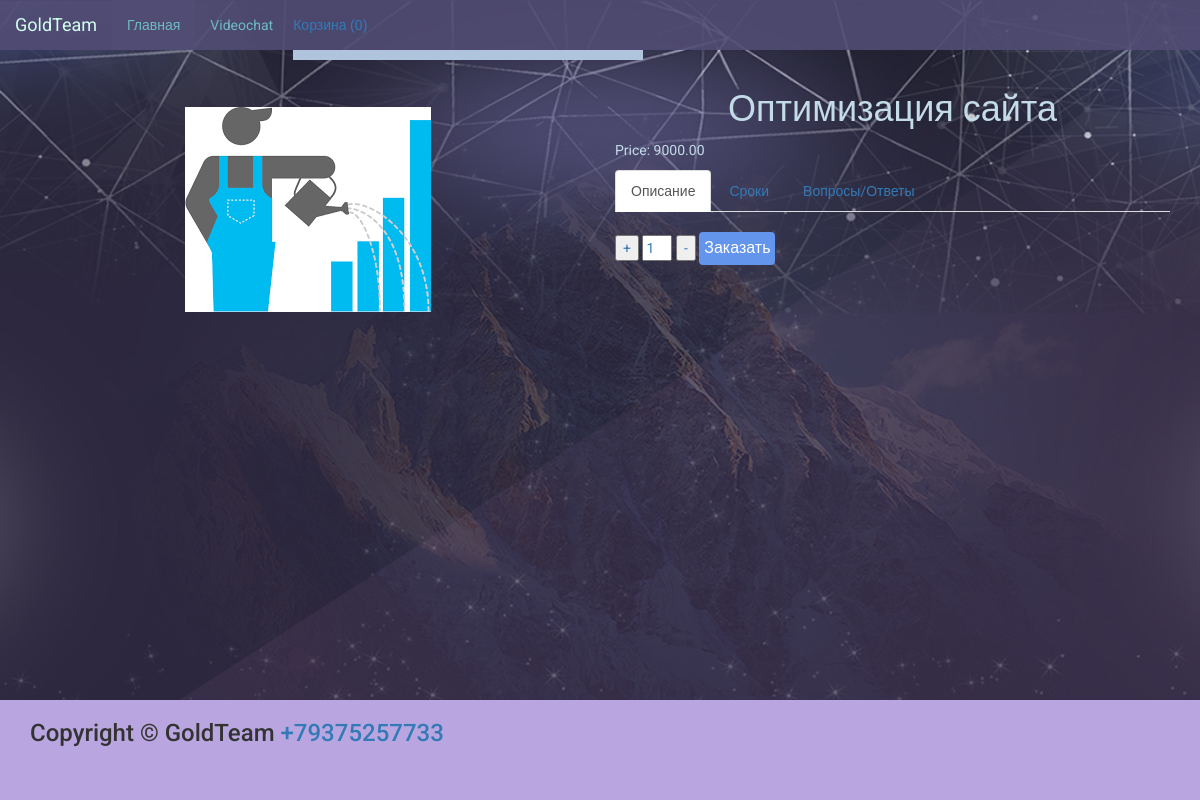
/product/5/, run on an earlier commit of the app's database.
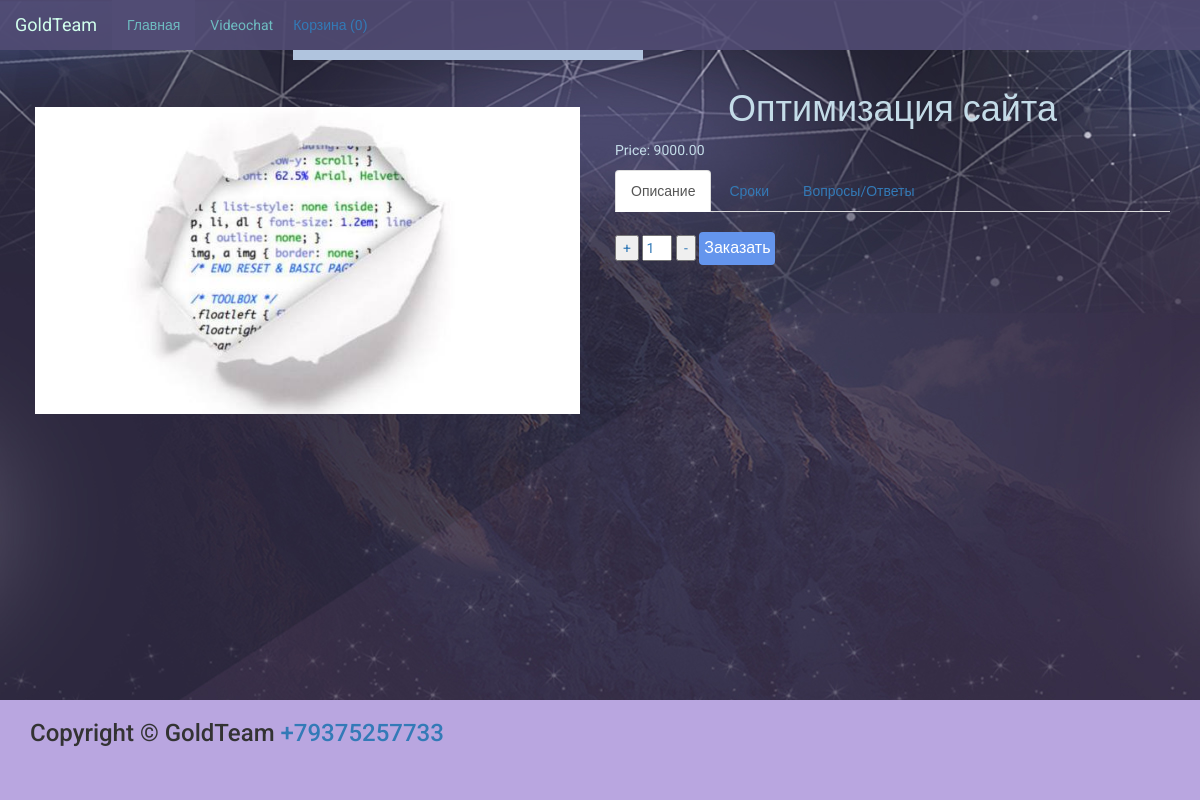
And on a later commit of the database.
### products/models.py (models this page shows, shortened)
class ProductImage(models.Model):
    product = models.ForeignKey(Product, blank=True, null=True, default=None)
    image = models.ImageField(upload_to='products_images/')
    is_active = models.BooleanField(default=True)
    is_main = models.BooleanField(default=False)
    created = models.DateTimeField(auto_now_add=True, auto_now=False)
    updated = models.DateTimeField(auto_now_add=False, auto_now=True)
    class Meta:
        verbose_name = 'Фотография'
        verbose_name_plural = 'Фотографии'

class Product(models.Model):
    name = models.CharField(max_length=64, blank=True, null=True, default=None)
    price = models.DecimalField(max_digits=10, decimal_places=2, default=0)  # price*nmb
    discount = models.IntegerField(default=0)
    category = models.ForeignKey(ProductCategory, blank=True, null=True, default=None)
    short_description = models.TextField(blank=True, null=True, default=None)
    description = models.TextField(blank=True, null=True, default=None)
    is_active = models.BooleanField(default=True)
    created = models.DateTimeField(auto_now_add=True, auto_now=False)
    updated = models.DateTimeField(auto_now_add=False, auto_now=True)
    class Meta:
        verbose_name = 'Товар'
        verbose_name_plural = 'Товары'

### products/views.py (the view)
# urls.py: url(r'^product/(?P<product_id>\w+)/$', views.product, name='product'),
def product(request, product_id):
    product = Product.objects.get(id=product_id)
    session_key = request.session.session_key
    if not session_key:
        request.session.cycle_key()
    print(request.session.session_key)
    return render(request, 'products/product.html', locals())

### orders/context_processors.py (called while the page is built)
def getting_basket_info(request):
    session_key = request.session.session_key
    if not session_key:
        request.session["session_key"] = 123
        request.session.cycle_key()
    products_in_basket = ProductInBasket.objects.filter(session_key=session_key, is_active=True, order__isnull=True)
    products_total_nmb = products_in_basket.count()
    return locals()

### templates/products/product.html (shortened to what this page needs)
{% extends 'base.html' %}
{% load static %}
{% block content %}
    <div class="container" xmlns="http://www.w3.org/1999/html">
        <div class="row">
            <div class="col-lg-6 product-image-item">
                {% for image_item in product.productimage_set.all %}
                    <div class="product-image-item">
                        <img src="{{ image_item.image.url }}" class="img-responsive">
                    </div>
                {% endfor %}
            </div>
            <div class="col-lg-6 indent">
                <h1 class="text-center color" >
                    {{ product.name }}
                </h1>
                <div class="color">
                    <p>
                        Price: {{ product.price }}
                    </p>
                </div>
                <div>
                      <ul class="nav nav-tabs" role="tablist">
                        <li role="presentation" class="active">
                            <a href="#description" aria-controls="home" role="tab" data-toggle="tab">
                                Описание
                            </a>
                        </li>
                        <li role="presentation">
                            <a href="#about" aria-controls="profile" role="tab" data-toggle="tab">
                                Сроки
                            </a>
                        </li>
                        <li role="presentation"><a href="#messages" aria-controls="messages" role="tab" data-toggle="tab">Вопросы/Ответы</a></li>
                      </ul>
                      <div class="tab-content product-description-tabs">
                      </div>
                    <div>
                        <form id="form_buying_product" class="form-inline" action="{% url 'basket_adding' %}">{% csrf_token %}
                            <div class="form-group">
                                <input type="button" value="+" onClick="change('number2',0,10, 1);"/>
                                <input id="number2" type="text" value="1"/>
                                <input type="button" value="-" onClick="change('number2',0,10,-1);"/>
                            </div>
                            <div class="form-group">
                              <button type="submit" id="submit_btn" class="btn btn success btn-buy"
                              data-product_id = "{{ product.id }}"
                                      data-name = "{{ product.name }}"
                               data-price = "{{ product.price }}"
                              >
                               <span>Заказать</span>
                              </button>
                            </div>
                        </form>
                    </div>
                </div>
            </div>
        </div>
    </div>
{% endblock %}

### templates/base.html (shortened to what this page needs)
 {% load static %}
 <!DOCTYPE html>
<html lang="en">
<head>
    <link rel="stylesheet" href="https://maxcdn.bootstrapcdn.com/bootstrap/3.3.7/css/bootstrap.min.css">
    <link rel="stylesheet" type="text/css" href="{% static "/static_dev/css/style.css" %}">
</head>
<body>
   <div class="wrapper">
      <div class="wrapper-content">
         {% include 'navbar.html' %}
          {% block content %}
          {% endblock content %}
      </div>
   </div>
    {% include 'footer.html' %}
</body>
</html>

### templates/navbar.html (shortened to what this page needs)
 {% load static %}
<html>
<body>
<link rel="stylesheet" type="text/css" href="{% static "static_dev/css/navbar.css" %}">
<nav class="navbar navbar-default navbar-fixed-top" role="navigation">
    <div class="container-fluid">
    <div class="navbar-header">
      <a class="navbar-brand" href="#">GoldTeam</a>
    </div>
    <div class="collapse navbar-collapse" id="bs-example-navbar-collapse-1">
      <ul class="nav navbar-nav">
        <li class="active"><a href="/">Главная</a></li>
        <li><a href="/chat/">Videochat</a></li>
      </ul>
      <ul class="nav navbar-nav navbar-centre">
        <li>
            <div class="basket-container">
               <a href="">Корзина <span id="basket_total_nmb">
                   {% if products_total_nmb %}
                       ({{ products_total_nmb }})
                   {% else %}
                       (0)
                   {% endif %}
               </span> </a>
                 <div class="basket-items">
            </div>
        </li>
      </ul>
    </div>
  </div>
</nav>
</body>
</html>

### templates/footer.html (shortened to what this page needs)
<footer class="footer">
    <div class="container">
       <div class="box">
           <div><h3>Copyright © GoldTeam <a href="skype:+79375257733?call">+79375257733</a></h3></div>
  </div>
    </div>
</footer>

### static/static_dev/css/style.css (style rules this page uses)
html, body { height: 100%; font-family: 'Roboto', sans-serif; background: url('../img/fon.jpg') no-repeat center fixed #B9A6E0; background-position: top; }
.wrapper { min-height: 100%; }
.wrapper-content { overflow: auto; padding-bottom: 100px; }
.navbar { margin-bottom: 0; }
.row { margin-bottom: 10px; }
.footer { position: static; margin-top: -100px; height: 100px; clear: both; background-color: #B9A6E0; }
.product-description-tabs { padding: 10px; color: #c4dce8; }
.color { color: #c4dce8; }
.indent { margin-top: 6%; }
.product-image-item { margin-top: 5%; display: flex; justify-content: center; padding: 10px; }
.btn-buy { border-radius: 4px; background-color: cornflowerblue; border: none; color: #FFFFFF; text-align: center; font-size: 16px; padding: 5px; transition: all 0.5s; cursor: pointer; }
.btn-buy span { cursor: pointer; display: inline-block; position: relative; transition: 0.5s; }
.btn-buy span:after { content: '\00bb'; position: absolute; opacity: 0; top: 0; right: -11px; transition: 0.5s; }
#number2 { width:30px; }
.form-group { color: #337AB7; }

### static/static_dev/css/navbar.css (style rules this page uses)
.navbar-default { background: rgba(81, 76, 116, 0.9); border: none; border-radius: 0px; }
.navbar-default .navbar-brand { color: #E9E9EB; }
.navbar-default .navbar-nav > li > a { color: #6EBCC1; }
.navbar-default .navbar-nav > .active > a, .navbar-default .navbar-nav > .active > a:hover, .navbar-default .navbar-nav > .active > a:focus { color: #6EBCC1; background-color: #514C74; }
.basket-container { position: relative; width: 350px; padding: 15px 5px; }
.basket-items { position: absolute; top: 50px; width: 100%; background-color: lightsteelblue; z-index: 10; padding: 5px; }

What changed in the data, as far as the page shows it:
changed ProductImage: image: a different picture
